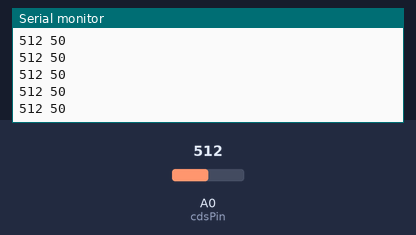
Recording of a sketch running on a simulated Arduino Uno, built with avr-gcc and run on an emulated ATmega328P. Parts: the last lines printed to the serial monitor. The inputs (shaded band) are chosen by the test bench; at power-on: A0 (cdsPin) = 512.

Above: at 1.2 s.
1.3 s: A0 (cdsPin) set to 716
At 1.33 s:
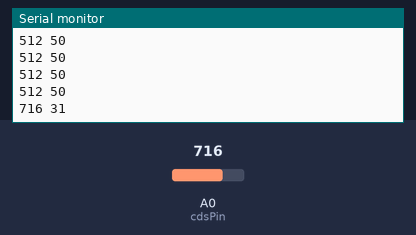
2.8 s: A0 (cdsPin) set to 900
At 2.84 s:
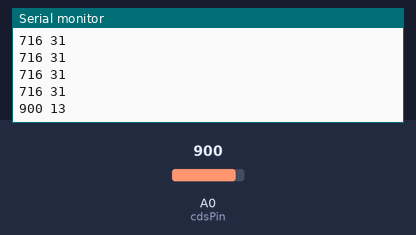
Timing chart, 0 to 5.8 s (numbered marks = the images above; inputs shaded):
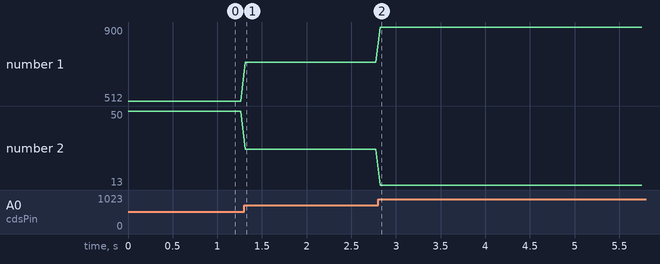

The sketch:

Arduino.ino
```cpp
const int cdsPin = 0;

int adcValue;
int illuminance;

void setup()
{
  Serial.begin(115200);
}

void loop()
{
  adcValue = analogRead(cdsPin);
  illuminance = map(adcValue, 0, 1023, 100, 0);
  Serial.print(adcValue);
  Serial.print(' ');
  Serial.println(illuminance);
  // get lux from cds register
  delay(50);
}
```

Measured:
- after the input at 1.3 s, the serial monitor: prints a new line at once (image 1)
- after the input at 2.8 s, the serial monitor: prints a new line at once (image 2)
- plotted number 1: 512 → 716 after the input at 1.3 s, 716 → 900 after the input at 2.8 s
- plotted number 2: 50 → 31 after the input at 1.3 s, 31 → 13 after the input at 2.8 s
